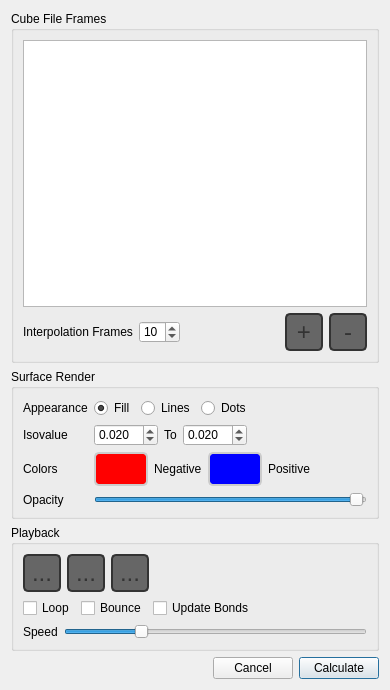
<?xml version="1.0" encoding="UTF-8"?>
<ui version="4.0">
 <class>SurfaceAnimatorDialog</class>
 <widget class="QDialog" name="SurfaceAnimatorDialog">
  <property name="geometry">
   <rect>
    <x>0</x>
    <y>0</y>
    <width>390</width>
    <height>690</height>
   </rect>
  </property>
  <property name="sizePolicy">
   <sizepolicy hsizetype="Expanding" vsizetype="Expanding">
    <horstretch>0</horstretch>
    <verstretch>0</verstretch>
   </sizepolicy>
  </property>
  <property name="windowTitle">
   <string>Create Animation</string>
  </property>
  <property name="styleSheet">
   <string>QToolButton {
   color: #333;
   background-color: #666;
   border-width: 2px;
   border-color: #CCC;
   border-style: solid;
   border-radius: 5;
   padding: 0px;
   min-width: 50px;
   max-width: 50px;
   min-height: 30px;
   max-height: 30px;
}

QToolButton:pressed {
   border-color: #222;
}
</string>
  </property>
  <layout class="QVBoxLayout" name="verticalLayout_4">
   <item>
    <widget class="QGroupBox" name="groupBox">
     <property name="styleSheet">
      <string>QToolButton {
   color: #333;
   background-color: QLinearGradient( x1: 0, y1: 0, x2: 0, y2: 1, 
          stop: 0 #fff,
          stop: 0.5 #eee, 
          stop: 1 #999);
   border-width: 2px;
   border-color: #333;
   border-style: solid;
   border-radius: 5;
   padding: 0px;
   font-size: 24px;
   min-width: 34px;
   max-width: 34px;
   min-height: 34px;
   max-height: 34px;
}

QToolButton:disabled {
  background-color: QLinearGradient( x1: 0, y1: 0, x2: 0, y2: 1, 
          stop: 0 #fff,
          stop: 0.5 #eee, 
          stop: 1 #bbb);
   border-color: #aaa;
   color: #aaa;
}

QToolButton:pressed {
   background-color: QLinearGradient( x1: 0, y1: 0, x2: 0, y2: 1, 
          stop: 0 #999,
          stop: 0.5 #eee, 
          stop: 1 #fff);
}


QToolButton:checked {
   border-color: #b00;
   background-color: QLinearGradient( x1: 0, y1: 0, x2: 0, y2: 1, 
          stop: 0 #999,
          stop: 0.5 #eee, 
          stop: 1 #fff);
}

QToolTip {
   border: 2px solid darkkhaki;
   padding: 2px;
   border-radius: 3px;
   opacity: 500;
   font-size: 10px;
}</string>
     </property>
     <property name="title">
      <string>Cube File Frames</string>
     </property>
     <layout class="QVBoxLayout" name="verticalLayout_3">
      <item>
       <widget class="QListWidget" name="fileList">
        <property name="editTriggers">
         <set>QAbstractItemView::NoEditTriggers</set>
        </property>
        <property name="alternatingRowColors">
         <bool>true</bool>
        </property>
        <property name="selectionMode">
         <enum>QAbstractItemView::SingleSelection</enum>
        </property>
       </widget>
      </item>
      <item>
       <layout class="QHBoxLayout" name="horizontalLayout_2">
        <item>
         <widget class="QLabel" name="label_4">
          <property name="text">
           <string>Interpolation Frames</string>
          </property>
         </widget>
        </item>
        <item>
         <widget class="QSpinBox" name="interpolationFrames">
          <property name="minimum">
           <number>1</number>
          </property>
          <property name="maximum">
           <number>99</number>
          </property>
          <property name="value">
           <number>10</number>
          </property>
         </widget>
        </item>
        <item>
         <spacer name="horizontalSpacer_2">
          <property name="orientation">
           <enum>Qt::Horizontal</enum>
          </property>
          <property name="sizeHint" stdset="0">
           <size>
            <width>40</width>
            <height>20</height>
           </size>
          </property>
         </spacer>
        </item>
        <item>
         <widget class="QToolButton" name="upButton">
          <property name="text">
           <string>+</string>
          </property>
          <property name="icon">
           <iconset resource="IQmol.qrc">
            <normaloff>:/resources/icons/Up.png</normaloff>:/resources/icons/Up.png</iconset>
          </property>
          <property name="iconSize">
           <size>
            <width>24</width>
            <height>24</height>
           </size>
          </property>
         </widget>
        </item>
        <item>
         <widget class="QToolButton" name="downButton">
          <property name="text">
           <string>-</string>
          </property>
          <property name="icon">
           <iconset resource="IQmol.qrc">
            <normaloff>:/resources/icons/Down.png</normaloff>:/resources/icons/Down.png</iconset>
          </property>
          <property name="iconSize">
           <size>
            <width>24</width>
            <height>24</height>
           </size>
          </property>
         </widget>
        </item>
       </layout>
      </item>
     </layout>
    </widget>
   </item>
   <item>
    <widget class="QGroupBox" name="groupBox_3">
     <property name="title">
      <string>Surface Render</string>
     </property>
     <layout class="QVBoxLayout" name="verticalLayout_2">
      <item>
       <layout class="QGridLayout" name="gridLayout">
        <item row="3" column="0">
         <widget class="QLabel" name="label_8">
          <property name="text">
           <string>Opacity</string>
          </property>
         </widget>
        </item>
        <item row="2" column="0">
         <widget class="QLabel" name="label">
          <property name="text">
           <string>Colors</string>
          </property>
         </widget>
        </item>
        <item row="1" column="0">
         <widget class="QLabel" name="label_3">
          <property name="text">
           <string>Isovalue</string>
          </property>
         </widget>
        </item>
        <item row="3" column="1">
         <widget class="QSlider" name="transparencySlider">
          <property name="maximum">
           <number>100</number>
          </property>
          <property name="value">
           <number>99</number>
          </property>
          <property name="sliderPosition">
           <number>99</number>
          </property>
          <property name="orientation">
           <enum>Qt::Horizontal</enum>
          </property>
         </widget>
        </item>
        <item row="2" column="1">
         <layout class="QHBoxLayout" name="horizontalLayout_4">
          <item>
           <widget class="QToolButton" name="negativeColorButton">
            <property name="styleSheet">
             <string notr="true">QToolButton {
   background-color: rgb(255, 0, 0);
}</string>
            </property>
            <property name="text">
             <string/>
            </property>
            <property name="iconSize">
             <size>
              <width>32</width>
              <height>16</height>
             </size>
            </property>
           </widget>
          </item>
          <item>
           <widget class="QLabel" name="negativeLabel">
            <property name="text">
             <string>Negative</string>
            </property>
           </widget>
          </item>
          <item>
           <widget class="QToolButton" name="positiveColorButton">
            <property name="styleSheet">
             <string notr="true">QToolButton {
   background-color: rgb(0, 0, 255);
}</string>
            </property>
            <property name="text">
             <string/>
            </property>
            <property name="iconSize">
             <size>
              <width>32</width>
              <height>16</height>
             </size>
            </property>
           </widget>
          </item>
          <item>
           <widget class="QLabel" name="label_9">
            <property name="text">
             <string>Positive</string>
            </property>
           </widget>
          </item>
          <item>
           <spacer name="horizontalSpacer_10">
            <property name="orientation">
             <enum>Qt::Horizontal</enum>
            </property>
            <property name="sizeHint" stdset="0">
             <size>
              <width>40</width>
              <height>20</height>
             </size>
            </property>
           </spacer>
          </item>
         </layout>
        </item>
        <item row="1" column="1">
         <layout class="QHBoxLayout" name="horizontalLayout_3">
          <item>
           <widget class="QDoubleSpinBox" name="isovalue">
            <property name="decimals">
             <number>3</number>
            </property>
            <property name="minimum">
             <double>0.001000000000000</double>
            </property>
            <property name="maximum">
             <double>99.998999999999995</double>
            </property>
            <property name="singleStep">
             <double>0.001000000000000</double>
            </property>
            <property name="value">
             <double>0.020000000000000</double>
            </property>
           </widget>
          </item>
          <item>
           <widget class="QLabel" name="toLabel">
            <property name="text">
             <string>To</string>
            </property>
           </widget>
          </item>
          <item>
           <widget class="QDoubleSpinBox" name="isovalue2">
            <property name="decimals">
             <number>3</number>
            </property>
            <property name="minimum">
             <double>0.001000000000000</double>
            </property>
            <property name="maximum">
             <double>99.998999999999995</double>
            </property>
            <property name="singleStep">
             <double>0.001000000000000</double>
            </property>
            <property name="value">
             <double>0.020000000000000</double>
            </property>
           </widget>
          </item>
          <item>
           <spacer name="horizontalSpacer_4">
            <property name="orientation">
             <enum>Qt::Horizontal</enum>
            </property>
            <property name="sizeHint" stdset="0">
             <size>
              <width>40</width>
              <height>20</height>
             </size>
            </property>
           </spacer>
          </item>
         </layout>
        </item>
        <item row="0" column="0">
         <widget class="QLabel" name="label_2">
          <property name="text">
           <string>Appearance</string>
          </property>
         </widget>
        </item>
        <item row="0" column="1">
         <layout class="QHBoxLayout" name="horizontalLayout">
          <item>
           <widget class="QRadioButton" name="fillButton">
            <property name="text">
             <string>Fill</string>
            </property>
            <property name="checked">
             <bool>true</bool>
            </property>
           </widget>
          </item>
          <item>
           <widget class="QRadioButton" name="linesButton">
            <property name="text">
             <string>Lines</string>
            </property>
           </widget>
          </item>
          <item>
           <widget class="QRadioButton" name="dotsButton">
            <property name="text">
             <string>Dots</string>
            </property>
           </widget>
          </item>
          <item>
           <spacer name="horizontalSpacer">
            <property name="orientation">
             <enum>Qt::Horizontal</enum>
            </property>
            <property name="sizeHint" stdset="0">
             <size>
              <width>40</width>
              <height>20</height>
             </size>
            </property>
           </spacer>
          </item>
         </layout>
        </item>
       </layout>
      </item>
     </layout>
    </widget>
   </item>
   <item>
    <widget class="QGroupBox" name="playbackBox">
     <property name="styleSheet">
      <string>QToolButton {
   color: #333;
   background-color: QLinearGradient( x1: 0, y1: 0, x2: 0, y2: 1, 
          stop: 0 #fff,
          stop: 0.5 #eee, 
          stop: 1 #999);
   border-width: 2px;
   border-color: #333;
   border-style: solid;
   border-radius: 5;
   padding: 0px;
   font-size: 24px;
   min-width: 34px;
   max-width: 34px;
   min-height: 34px;
   max-height: 34px;
}

QToolButton:disabled {
  background-color: QLinearGradient( x1: 0, y1: 0, x2: 0, y2: 1, 
          stop: 0 #fff,
          stop: 0.5 #eee, 
          stop: 1 #bbb);
   border-color: #aaa;
   color: #aaa;
}


QToolButton:pressed {
   background-color: QLinearGradient( x1: 0, y1: 0, x2: 0, y2: 1, 
          stop: 0 #999,
          stop: 0.5 #eee, 
          stop: 1 #fff);
}


QToolButton:checked {
   border-color: #b00;
}

QToolTip {
   border: 2px solid darkkhaki;
   padding: 2px;
   border-radius: 3px;
   opacity: 500;
   font-size: 10px;
}</string>
     </property>
     <property name="title">
      <string>Playback</string>
     </property>
     <layout class="QVBoxLayout" name="verticalLayout">
      <item>
       <layout class="QHBoxLayout" name="horizontalLayout_5">
        <item>
         <widget class="QToolButton" name="backButton">
          <property name="toolTip">
           <string>Show previous conformer</string>
          </property>
          <property name="text">
           <string>...</string>
          </property>
          <property name="icon">
           <iconset resource="IQmol.qrc">
            <normaloff>:/resources/icons/GoBack.png</normaloff>:/resources/icons/GoBack.png</iconset>
          </property>
          <property name="iconSize">
           <size>
            <width>24</width>
            <height>24</height>
           </size>
          </property>
         </widget>
        </item>
        <item>
         <widget class="QToolButton" name="playButton">
          <property name="toolTip">
           <string>Start and stop animation</string>
          </property>
          <property name="styleSheet">
           <string>QToolButton:checked {
   border-color: #333;
}</string>
          </property>
          <property name="text">
           <string>...</string>
          </property>
          <property name="icon">
           <iconset resource="IQmol.qrc">
            <normaloff>:/resources/icons/Play.png</normaloff>
            <normalon>:/resources/icons/Stop.png</normalon>:/resources/icons/Play.png</iconset>
          </property>
          <property name="iconSize">
           <size>
            <width>24</width>
            <height>24</height>
           </size>
          </property>
          <property name="checkable">
           <bool>true</bool>
          </property>
         </widget>
        </item>
        <item>
         <widget class="QToolButton" name="forwardButton">
          <property name="toolTip">
           <string>Show next conformer</string>
          </property>
          <property name="text">
           <string>...</string>
          </property>
          <property name="icon">
           <iconset resource="IQmol.qrc">
            <normaloff>:/resources/icons/GoForward.png</normaloff>:/resources/icons/GoForward.png</iconset>
          </property>
          <property name="iconSize">
           <size>
            <width>24</width>
            <height>24</height>
           </size>
          </property>
         </widget>
        </item>
        <item>
         <spacer name="horizontalSpacer_5">
          <property name="orientation">
           <enum>Qt::Horizontal</enum>
          </property>
          <property name="sizeHint" stdset="0">
           <size>
            <width>40</width>
            <height>20</height>
           </size>
          </property>
         </spacer>
        </item>
       </layout>
      </item>
      <item>
       <layout class="QHBoxLayout" name="horizontalLayout_6">
        <item>
         <widget class="QCheckBox" name="loopButton">
          <property name="text">
           <string>Loop</string>
          </property>
          <property name="checked">
           <bool>false</bool>
          </property>
         </widget>
        </item>
        <item>
         <widget class="QCheckBox" name="bounceButton">
          <property name="toolTip">
           <string>Reverses the loop at the end</string>
          </property>
          <property name="text">
           <string>Bounce</string>
          </property>
         </widget>
        </item>
        <item>
         <widget class="QCheckBox" name="updateBondsButton">
          <property name="toolTip">
           <string>Reperceive bond for each conformer</string>
          </property>
          <property name="text">
           <string>Update Bonds</string>
          </property>
         </widget>
        </item>
        <item>
         <spacer name="horizontalSpacer_6">
          <property name="orientation">
           <enum>Qt::Horizontal</enum>
          </property>
          <property name="sizeHint" stdset="0">
           <size>
            <width>10</width>
            <height>20</height>
           </size>
          </property>
         </spacer>
        </item>
       </layout>
      </item>
      <item>
       <layout class="QHBoxLayout" name="horizontalLayout_7">
        <item>
         <widget class="QLabel" name="speedLabel">
          <property name="text">
           <string>Speed</string>
          </property>
         </widget>
        </item>
        <item>
         <widget class="QSlider" name="speedSlider">
          <property name="toolTip">
           <string>Controls the speed of animation</string>
          </property>
          <property name="minimum">
           <number>1</number>
          </property>
          <property name="maximum">
           <number>100</number>
          </property>
          <property name="value">
           <number>25</number>
          </property>
          <property name="orientation">
           <enum>Qt::Horizontal</enum>
          </property>
         </widget>
        </item>
       </layout>
      </item>
     </layout>
    </widget>
   </item>
   <item>
    <layout class="QHBoxLayout" name="horizontalLayout_8">
     <item>
      <spacer name="horizontalSpacer_3">
       <property name="orientation">
        <enum>Qt::Horizontal</enum>
       </property>
       <property name="sizeHint" stdset="0">
        <size>
         <width>40</width>
         <height>20</height>
        </size>
       </property>
      </spacer>
     </item>
     <item>
      <widget class="QPushButton" name="cancelButton">
       <property name="text">
        <string>Cancel</string>
       </property>
       <property name="autoDefault">
        <bool>false</bool>
       </property>
      </widget>
     </item>
     <item>
      <widget class="QPushButton" name="calculateButton">
       <property name="text">
        <string>Calculate</string>
       </property>
       <property name="default">
        <bool>true</bool>
       </property>
      </widget>
     </item>
    </layout>
   </item>
  </layout>
 </widget>
 <resources>
  <include location="IQmol.qrc"/>
 </resources>
 <connections>
  <connection>
   <sender>cancelButton</sender>
   <signal>clicked()</signal>
   <receiver>SurfaceAnimatorDialog</receiver>
   <slot>close()</slot>
   <hints>
    <hint type="sourcelabel">
     <x>270</x>
     <y>566</y>
    </hint>
    <hint type="destinationlabel">
     <x>212</x>
     <y>297</y>
    </hint>
   </hints>
  </connection>
 </connections>
</ui>
